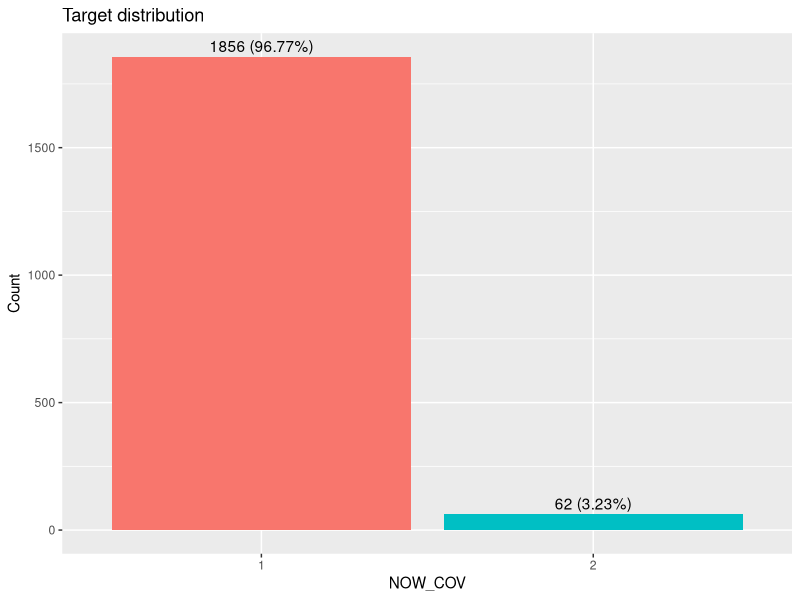
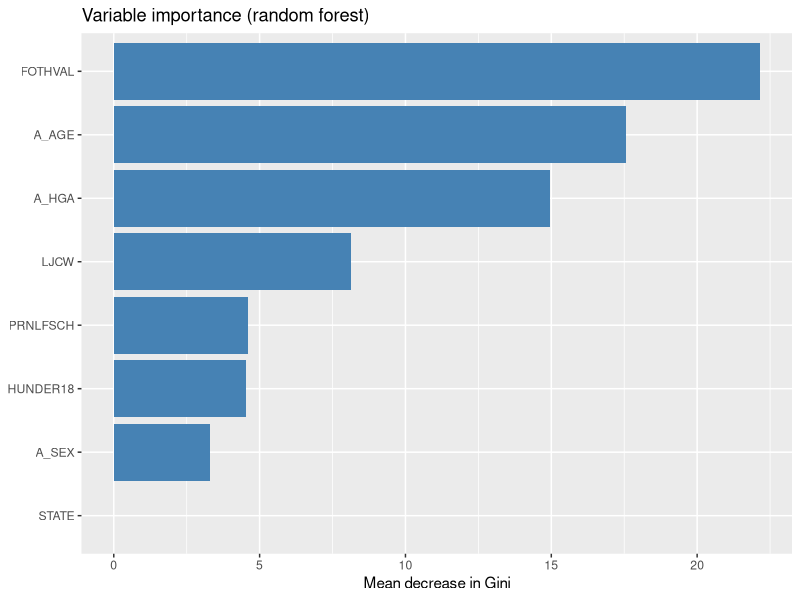
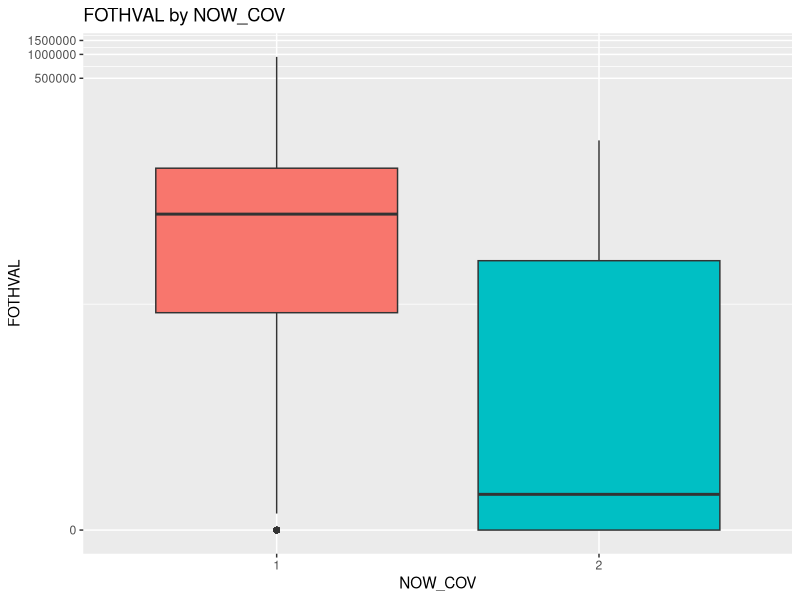
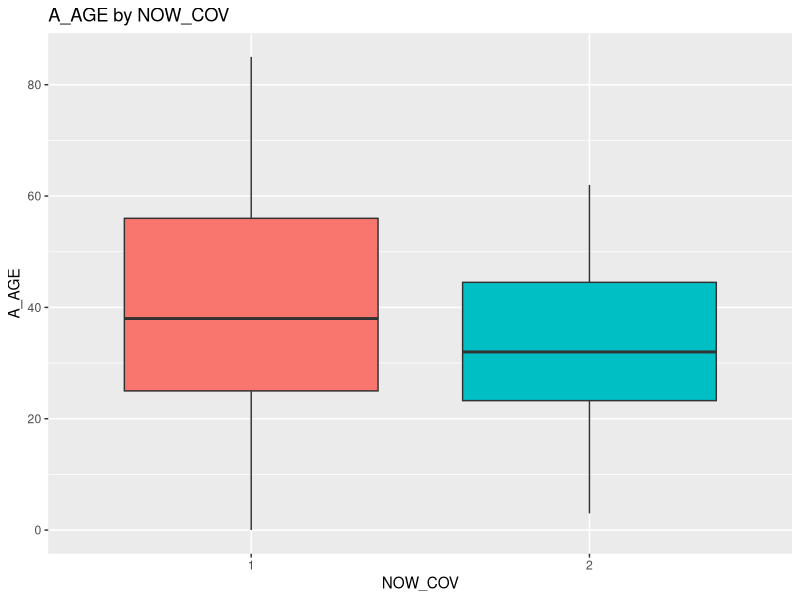
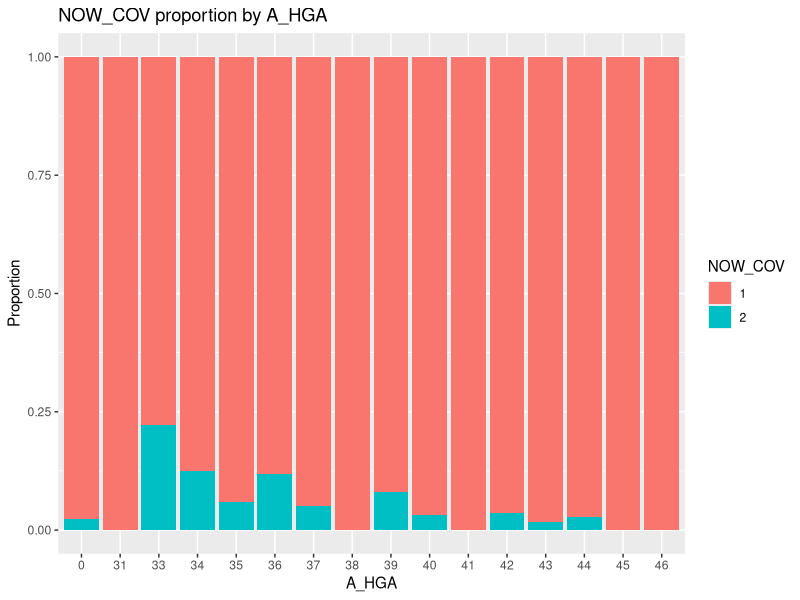

Source code (R) for these figures, in order:
## ---- chunk 1
library(readr)
Insurance_data <- read_csv("Insurance_data.csv")
View(Insurance_data)
## ---- chunk 2
library(tidyverse)
df <- Insurance_data |>  select(where(~ !all(is.na(.x))))

df <- df |> 
  mutate(
    NOW_COV  = factor(NOW_COV),
    A_SEX    = factor(A_SEX),
    LJCW     = factor(LJCW),
    PRNLFSCH = factor(PRNLFSCH),
    A_HGA    = factor(A_HGA)
  )

summary(df)

target_tbl <- df |> 
  count(NOW_COV) |> 
  mutate(pct = round(100 * n / sum(n), 2))

print(target_tbl)


ggplot(target_tbl, aes(factor(NOW_COV), n, fill = factor(NOW_COV))) +
  geom_col(show.legend = FALSE) +
  geom_text(aes(label = paste0(n, " (", pct, "%)")), vjust = -0.4) +
  labs(title = "Target distribution", x = "NOW_COV", y = "Count")

#numeric pred. by summary group

df |> 
  group_by(NOW_COV) |> 
  summarise(
    n = n(),
    mean_age = mean(A_AGE), median_age = median(A_AGE),
    mean_fothval = mean(FOTHVAL), median_fothval = median(FOTHVAL),
    mean_under18 = mean(HUNDER18)
  )

## ---- chunk 3
#install.packages("randomForest")
library(randomForest)

rf <- randomForest(NOW_COV ~ ., data = df, ntree = 500, importance = TRUE)

imp <- importance(rf) %>%
  as.data.frame() %>%
  rownames_to_column("variable") %>%
  arrange(desc(MeanDecreaseGini))
print(imp)

ggplot(imp, aes(reorder(variable, MeanDecreaseGini), MeanDecreaseGini)) +
  geom_col(fill = "steelblue") +
  coord_flip() +
  labs(title = "Variable importance (random forest)", x = NULL,
       y = "Mean decrease in Gini")

top_vars <- head(imp$variable, 3)
print(top_vars)

for (v in top_vars) {
  cat("\n---", v, "---\n")
  
  if (is.numeric(df[[v]])) {
    # numeric: summary by target + boxplot
    print(df %>% group_by(NOW_COV) %>% summarise(
      min = min(.data[[v]]), median = median(.data[[v]]),
      mean = mean(.data[[v]]), max = max(.data[[v]])))
    
    p <- ggplot(df, aes(NOW_COV, .data[[v]], fill = NOW_COV)) +
      geom_boxplot(show.legend = FALSE) +
      labs(title = paste(v, "by NOW_COV"), x = "NOW_COV")
    if (v == "FOTHVAL") p <- p + scale_y_continuous(trans = "pseudo_log")
    print(p)
    
  } else {
    # categorical: proportion table + stacked bar
    print(round(prop.table(table(df[[v]], df$NOW_COV), margin = 1), 3))
    
    print(ggplot(df, aes(.data[[v]], fill = NOW_COV)) +
            geom_bar(position = "fill") +
            labs(title = paste("NOW_COV proportion by", v),
                 x = v, y = "Proportion"))
  }
}
